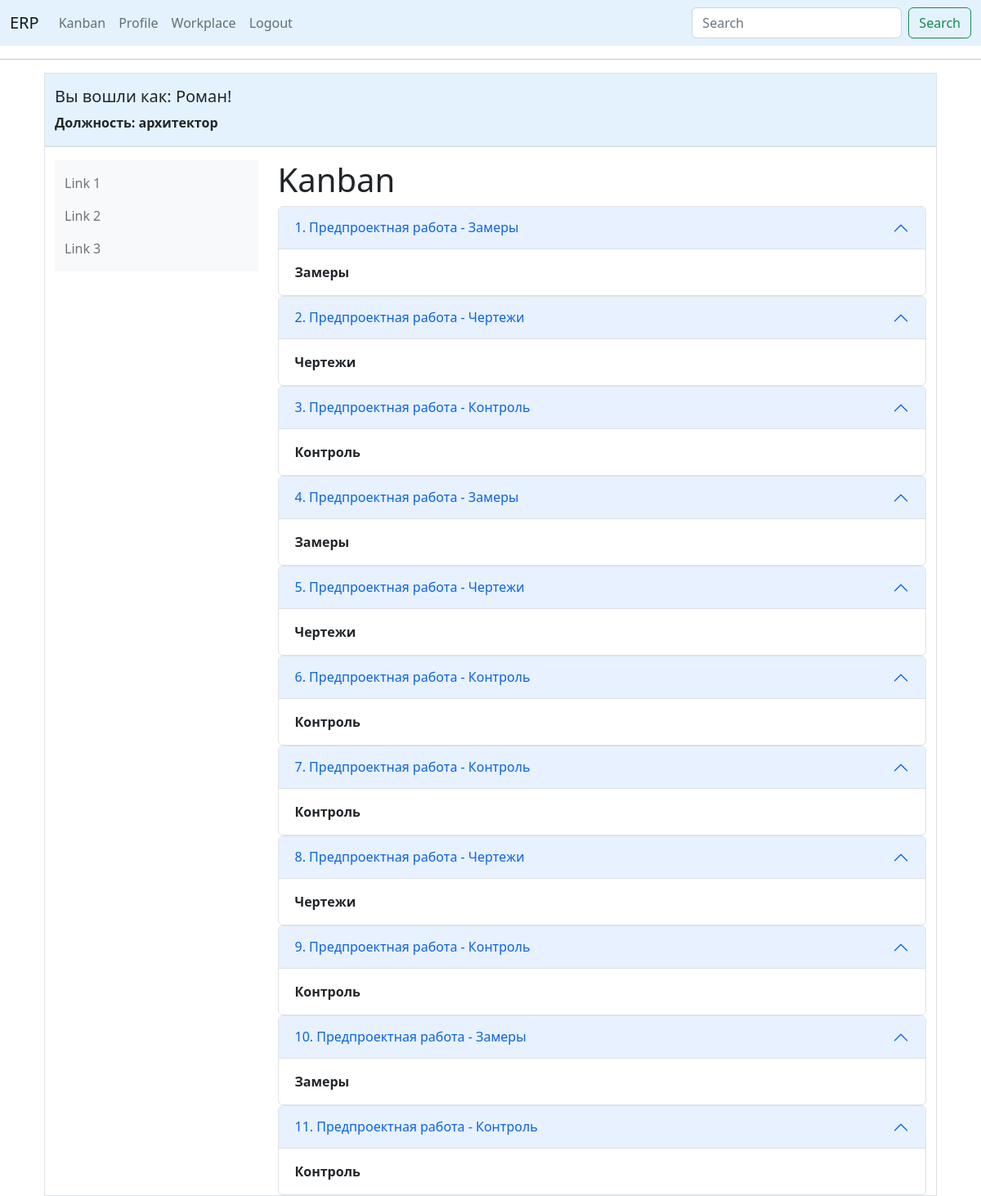
/kanban (signed in), run on the app's committed database.
### app/models.py (models this page shows, shortened)
class User(UserMixin, db.Model):
    id = db.Column(db.Integer, primary_key=True)
    first_name = db.Column(db.String(150), index=True)
    last_name = db.Column(db.String(150), index=True)
    phone = db.Column(db.String(120), index=True, unique=True)
    username = db.Column(db.String(64), index=True, unique=True)
    password_hash = db.Column(db.String(128))
    specialization_id = db.Column(db.Integer, db.ForeignKey('specialization.id'), nullable=False)
    posts = db.relationship('Post', backref='author', lazy='dynamic')
    followed = db.relationship(
        'User', secondary=followers,
        primaryjoin=(followers.c.follower_id == id),
        secondaryjoin=(followers.c.followed_id == id),
        backref=db.backref('followers', lazy='dynamic'), lazy='dynamic')

class Specialization(db.Model):
    id = db.Column(db.Integer, primary_key=True)
    job_departmet = db.Column(db.String(200), index=True)
    job_title = db.Column(db.String(150), index=True, unique=True)
    users = db.relationship('User', backref='employee',
                            lazy=True)  # this is not a table field, the code sets the relation of the specialization

class PreProduct(db.Model):
    id = db.Column(db.Integer, primary_key=True)
    number_order_client = db.Column(db.Integer, db.ForeignKey('order_client.id'), nullable=False)
    work_type = db.Column(db.Integer, db.ForeignKey('works.id'), nullable=False)
    set_worker = db.Column(db.Integer, db.ForeignKey('user.id'))
    work = db.relationship('Works', backref='work', lazy='subquery')
    worker = db.relationship('User', backref='worker', lazy='subquery')

class Works(db.Model):
    id = db.Column(db.Integer, primary_key=True)
    work_title = db.Column(db.String(150))
    work_type = db.Column(db.String(150))

### app/routes.py (the view)
@app.route('/kanban', methods=['GET', 'POST'])
@login_required
def kanban():
    order_manufacture = PreProduct.query.all()
    return render_template("kanban.html", title='Kanban', order_manufacture=order_manufacture)

### app/models.py (called while the page is built)
@login.user_loader
def load_user(id):
    return User.query.get(int(id))

### app/templates/kanban.html
{% if current_user.specialization_id is ne(2)%}
{% extends "base_bootstrap.html" %}
{% else %}
{% extends "base.html" %}
{% endif %}
{% block content %}
<h1>Kanban</h1>
{% for order in order_manufacture %}
<div class="accordion" id="accordionPanelsStayOpenExample">
  <div class="accordion-item">
    <h2 class="accordion-header" id="panelsStayOpen-headingOne">
      <button class="accordion-button" type="button" data-bs-toggle="collapse" data-bs-target="#panelsStayOpen-collapseOne" aria-expanded="true" aria-controls="panelsStayOpen-collapseOne">
        {{order.id}}. {{order.work.work_title}} - {{order.work.work_type}}
      </button>
    </h2>
    <div id="panelsStayOpen-collapseOne" class="accordion-collapse collapse show" aria-labelledby="panelsStayOpen-headingOne">
      <div class="accordion-body">
        <strong>{{order.work.work_type}}</strong>
      </div>
    </div>
  </div>
</div>
{% endfor%}
{% endblock %}

### app/templates/base_bootstrap.html (shortened to what this page needs)
<!doctype html>
<html>
<link href="https://cdn.jsdelivr.net/npm/bootstrap@5.2.3/dist/css/bootstrap.min.css" rel="stylesheet"
>
<head>
    <nav class="navbar navbar-expand-lg bg-body-tertiary" style="background-color: #e3f2fd;">
        <div class="container-fluid">
            <a class="navbar-brand" href="{{ url_for('index') }}">ERP</a>
            <div class="collapse navbar-collapse" id="navbarSupportedContent">
                <ul class="navbar-nav me-auto mb-2 mb-lg-0">
                    {% if current_user.is_anonymous %}
                    <li class="nav-item">
                        <a class="nav-link active" aria-current="page" href="{{ url_for('index') }}">Home</a>
                    </li>
                    <li class="nav-item">
                        <a class="nav-link" href="{{ url_for('login') }}">Login</a>
                    </li>
                    {% else %}
                    <li class="nav-item">
                        <a class="nav-link" href="{{ url_for('kanban') }}">Kanban</a>
                    </li>
                    <li class="nav-item">
                        <a class="nav-link" href="{{ url_for('user', username=current_user.username) }}">Profile</a>
                    </li>
                    <li class="nav-item">
                        <a class="nav-link" href="{{ url_for('workplace') }}">Workplace</a>
                    </li>
                    <li class="nav-item">
                        <a class="nav-link" href="{{ url_for('logout') }}">Logout</a>
                    </li>
                </ul>
                <form class="d-flex" role="search">
                    <input class="form-control me-2" type="search" placeholder="Search" aria-label="Search">
                    <button class="btn btn-outline-success" type="submit">Search</button>
                </form>
                {% endif %}
            </div>
        </div>
    </nav>
    <hr>
    <div class="container mt-3">
    <div class="container mt-3">
</head>
<body>
<div class="container-sm pt-3 border " style="background-color: #e3f2fd">
    <div>
        {% if current_user.is_authenticated %}
        <h5> Вы вошли как: {{ current_user.first_name }}!</h5>
        <p><strong>Должность: {{current_user.employee.job_title}}</strong></p>
        {% endif %}
    </div>
</div>
<div class="container-sm pt-3 border ">
    <div class="row">
        <div class="col-sm-3">
            <nav class="navbar bg-light">
                <div class="container-fluid">
                    <ul class="navbar-nav">
                        <li class="nav-item">
                            <a class="nav-link" href="#">Link 1</a>
                        </li>
                        <li class="nav-item">
                            <a class="nav-link" href="#">Link 2</a>
                        </li>
                        <li class="nav-item">
                            <a class="nav-link" href="#">Link 3</a>
                        </li>
                    </ul>
                </div>
            </nav>
        </div>
        <div class="col-sm-9">
            {% block content %}{% endblock %}
        </div>
    </div>
</div>
</body>
</html>

### data on the page
User: first_name "Роман"
Specialization: employee.job_title "архитектор"
PreProduct: id "1", work.work_title "Предпроектная работа", work.work_type "Замеры"
PreProduct: id "2", work.work_title "Предпроектная работа", work.work_type "Чертежи"
PreProduct: id "3", work.work_title "Предпроектная работа", work.work_type "Контроль"
PreProduct: id "4", work.work_title "Предпроектная работа", work.work_type "Замеры"
PreProduct: id "5", work.work_title "Предпроектная работа", work.work_type "Чертежи"
PreProduct: id "6", work.work_title "Предпроектная работа", work.work_type "Контроль"
PreProduct: id "7", work.work_title "Предпроектная работа", work.work_type "Контроль"
PreProduct: id "8", work.work_title "Предпроектная работа", work.work_type "Чертежи"
PreProduct: id "9", work.work_title "Предпроектная работа", work.work_type "Контроль"
PreProduct: id "10", work.work_title "Предпроектная работа", work.work_type "Замеры"
PreProduct: id "11", work.work_title "Предпроектная работа", work.work_type "Контроль"
